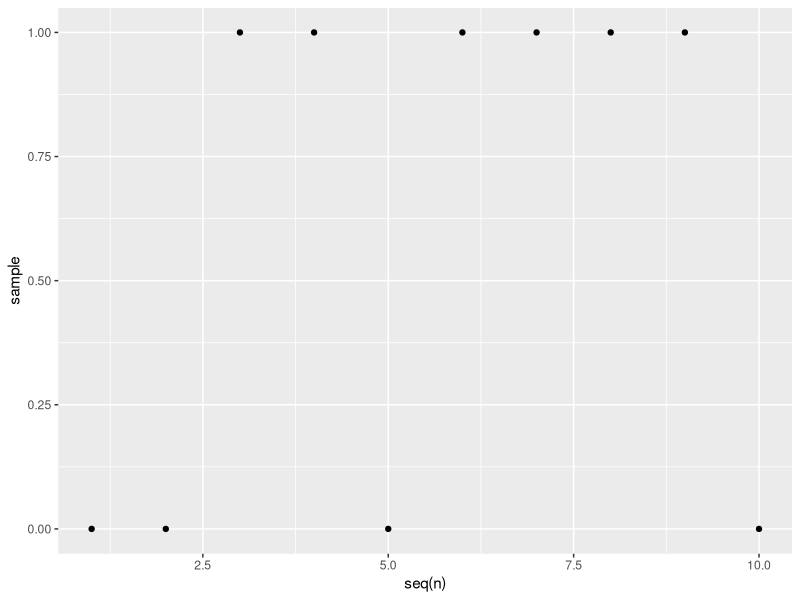
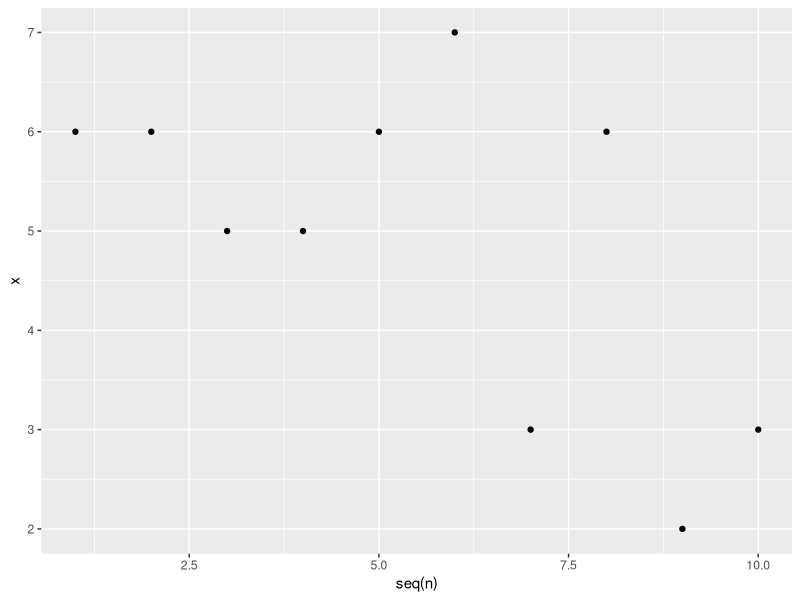
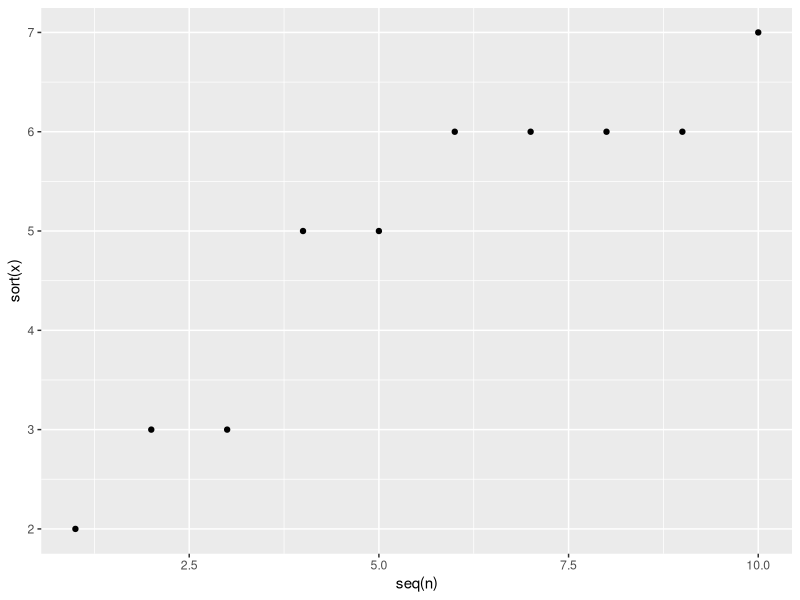
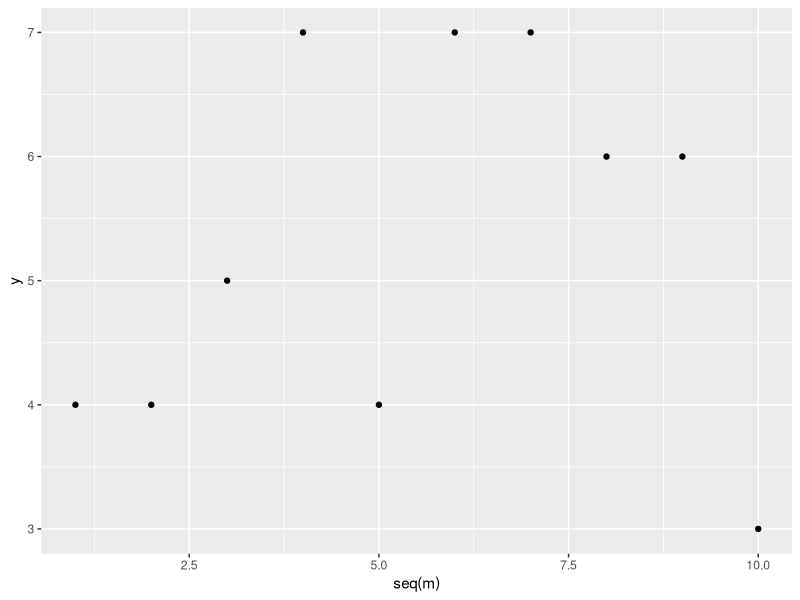
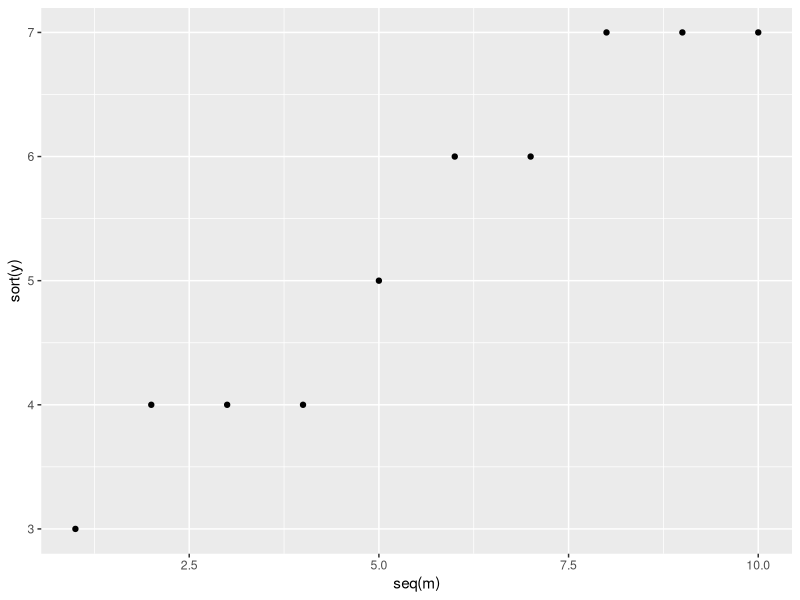
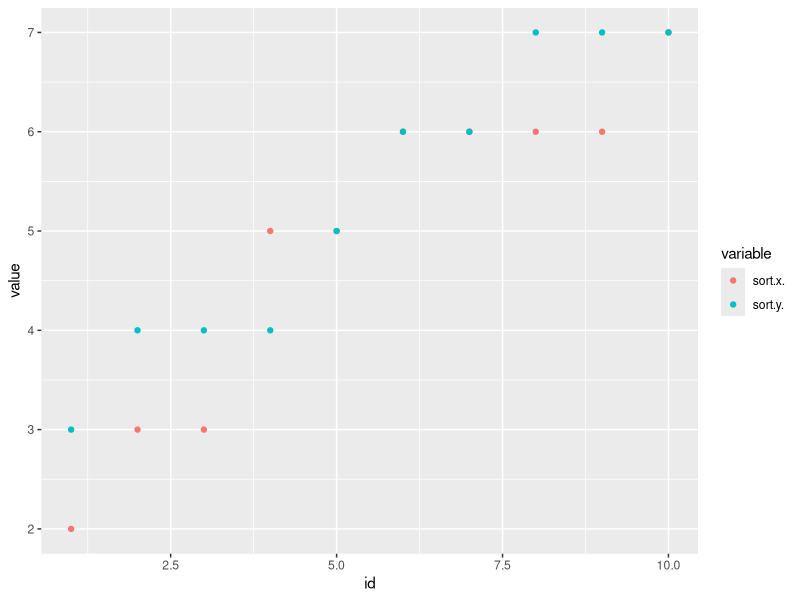
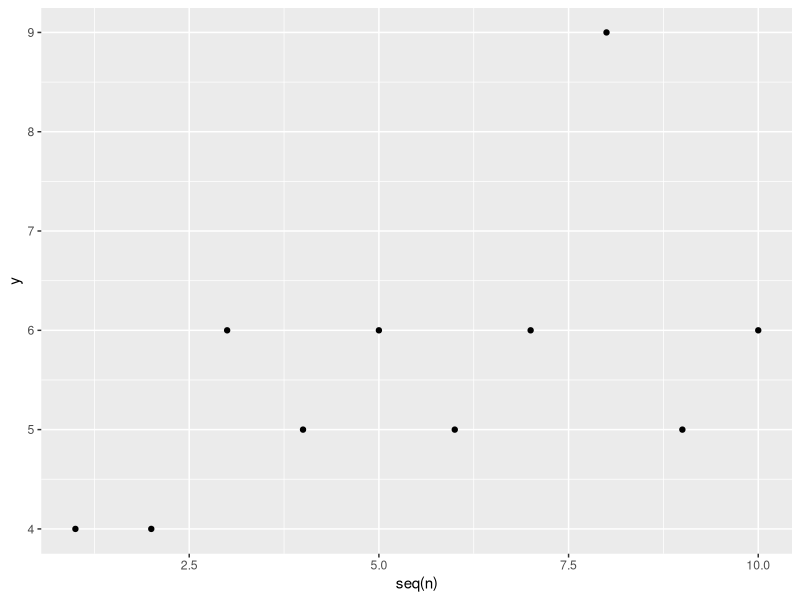
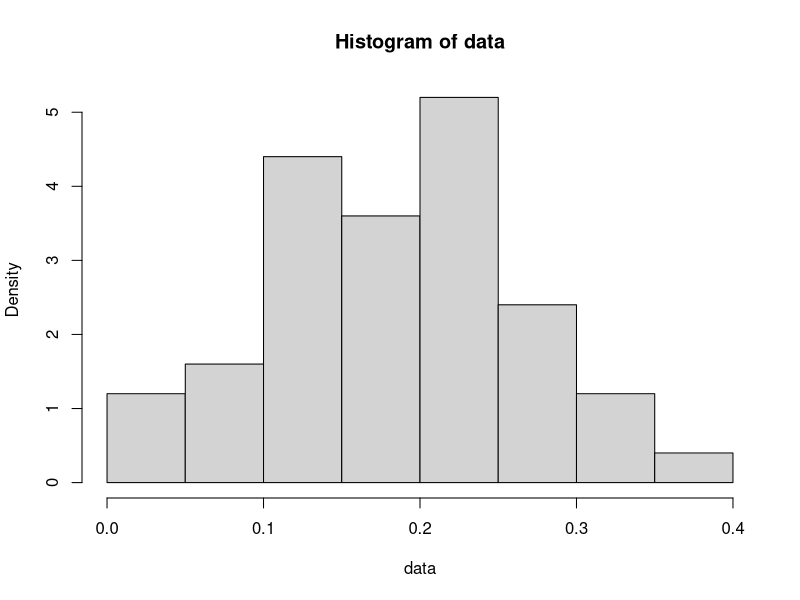

Write the R code that produced these figures, in order.
# Laura Niss
# 408 lab 1

# This will be an introduction to R as well as looking at some of the distributions mentioned in lecture
# If you would like to add notes to this script, put a "#" infront of your comments and R will ignore it
# Always remember, 99.99999% of all questions can be answered easily by google, and the remaining
# can be answered eventually with enough poking around in google
install.packages('reshape2')
library(ggplot2)
library(reshape2)

### you can do calculations in R
2 + 2
1 / 124543
(56)^3
8*9

### Generating Bernoulli data
# try running the code below, then change the values of "p" and "n" to see what happens
p <- .5 # probability
# rbinom(n, size, prob), this is the function we use to generate both Bernoulli and Binomial data
n <- 10 # number of trials
s <- 1 # sample size in each trial
set.seed(1)
sample <- rbinom(n, s, p) 

qplot(x=seq(n), y=sample)

### Genertating binomial from Bernoulli
# remember when we said a binomial random variable was just the sum of Bernoulli random variables?
# lets generate some binomial samples from the bernoulli distribution
p <- .5
m <-  10
n <- 10 

s <- 1
x <- 0
for (i in 1:m){
  set.seed(i)
  x[i] = sum(rbinom(n, s, p)) # since s=1, this is generating n=10 Bernoulli trials, and them summing
                              # them together to create a sample from the Binomial distribution.
                              # this is repeated m=10 times to give us 10 sample points from the Binomial dist.
}
qplot(x=seq(n), y=x)
qplot(x=seq(n), y=sort(x))

# Now lets compare that with generating m=10 binomial samples directly
set.seed(1)
s <- m
y <- rbinom(n, s, p) # n=10, so we're generating 10 trials of size=10
qplot(x=seq(m), y=y)
qplot(x=seq(m), y=sort(y))

df <- data.frame(id=seq(n), sort(x), sort(y))
df.m <- melt(df, 'id')

ggplot(df.m) + geom_point(aes(x=id, y=value, color=variable))

### Generating Binomial samples. Try changing the values of "p", "s", and "n" to see how 
# it affects your sample
p <- .5
s <-  10
n <- 10
y <- rbinom(n, s, p) 
qplot(x=seq(n), y=y)


### Making histograms
# Generate some data using the rbinom function and then plotting it
# Remember, for generating a binomial sample, s=size of the trial, n=number of trials
# p=probability of success. Lets assume we want 50 datasets of size 23 with the probability of 
# success being p=14/79. Then
s=23
n=50 
p=14/79
set.seed(1)
data <- rbinom(n, s, p)/23 
hist(data, freq=FALSE) 
hist(data, freq=FALSE, main="Histogram of Successes", xlab="Proportion of Success",
     col="green") 
# Does this graph make sense?
# Does it make sense to say "the proportion of successes is near .05?"
# If our data came from testing talk therapy against just chatting with a friend,
# and there was no difference between groups when participants were afterwards asked, "Do you 
# feel better," around where would you guess was the proportion of talk therapy participants who said "yes"?
# To save a graph, press "Export" and choose an option.

## What if we want to stratify our data by gender?
# let's say we have 301 subject, with 41% women and 59% men, and that women felt better after talk therapy
# 30% of the time, and men felt better after talk therapy 43% of the time. Can we model this with
# a binomial distribution? Why or why not? Discuss with a partner.

